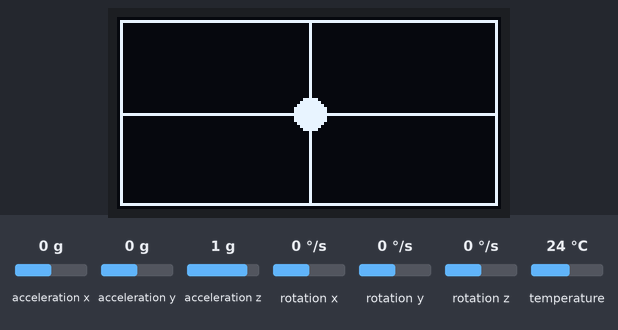
Bench run of a sketch on a simulated Arduino Uno, built with avr-gcc and run on an emulated ATmega328P. Shown: 128×64 one-colour display. The inputs (shaded band) are chosen by the test bench; at power-on: acceleration x 0 g, acceleration y 0 g, acceleration z 1 g, rotation x 0 °/s, rotation y 0 °/s, rotation z 0 °/s, temperature 24 °C.

Above: at 1.8 s.
1.9 s: acceleration x set to -1.4 g
At 3.1 s:
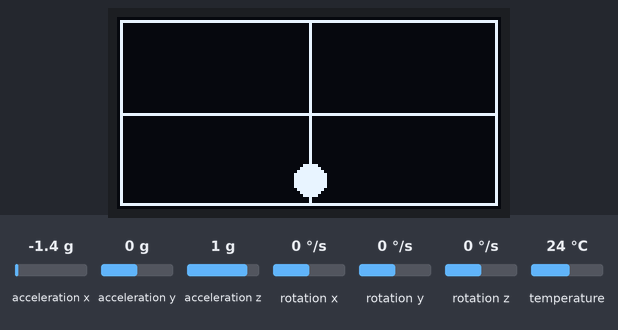
3.4 s: acceleration y set to -1.4 g
At 4.5 s:
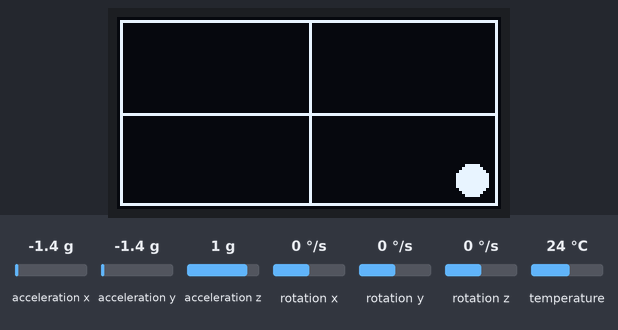
4.9 s: acceleration x set to -0.8 g
At 5.6 s:
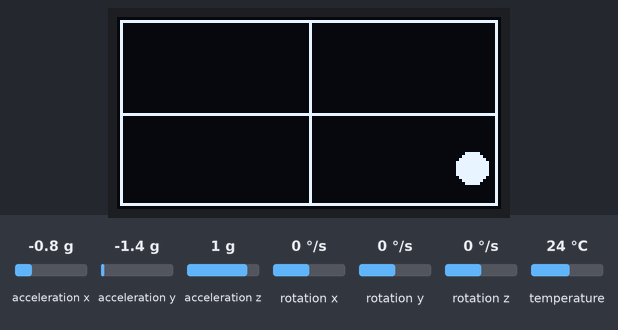
6.4 s: acceleration z set to -1.4 g
At 6.9 s:
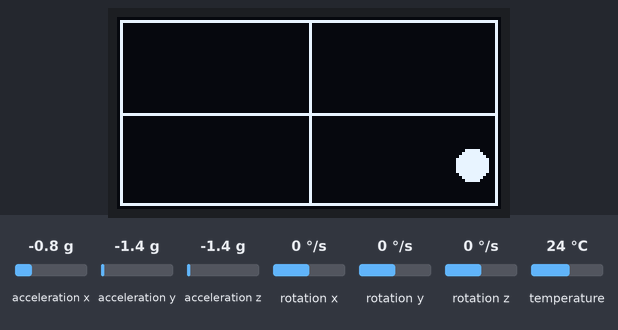
Timing chart, 0 to 8.9 s (numbered marks = the images above; inputs shaded):
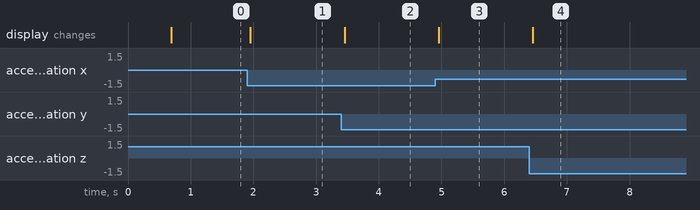

The sketch:

bubble_level.ino
```cpp
// --- Include the required libraries ---
#include <Wire.h>                 // For I2C communication (SDA/SCL)
#include <Adafruit_MPU6050.h>     // Library for the MPU6050 IMU
#include <Adafruit_Sensor.h>      // Unified sensor event definitions
#include <Adafruit_GFX.h>         // Graphics library (basic shapes/text)
#include <Adafruit_SSD1306.h>     // OLED display driver library

// --- Define display dimensions ---
#define SCREEN_WIDTH 128          // OLED display width in pixels
#define SCREEN_HEIGHT 64          // OLED display height in pixels

// --- Create a display object ---
// Parameters: width, height, I2C bus, reset pin (-1 = none)
Adafruit_SSD1306 display(SCREEN_WIDTH, SCREEN_HEIGHT, &Wire, -1);

// --- Create an IMU object ---
Adafruit_MPU6050 mpu;

void setup() {
  Serial.begin(115200);           // Start serial monitor for debugging
  Wire.begin();                   // Initialize I2C communication
  Wire.setClock(400000);          // Use fast I2C speed (400 kHz) for quicker updates

  // ---- Initialize the MPU6050 IMU ----
  if (!mpu.begin(0x68)) {         // Try to start the sensor at address 0x68
    Serial.println(F("MPU6050 not found"));
    while (1) {}                  // Halt the program if the sensor isn’t detected
  }

  // Set accelerometer range and bandwidth (optional fine-tuning)
  mpu.setAccelerometerRange(MPU6050_RANGE_4_G);  // ±4g range (sensitivity)
  mpu.setFilterBandwidth(MPU6050_BAND_21_HZ);    // Basic internal filtering to reduce noise

  // ---- Initialize the OLED display ----
  // Use the I2C address found by the scanner (usually 0x3C)
  if (!display.begin(SSD1306_SWITCHCAPVCC, 0x3C)) {  // Change to 0x3D if needed
    Serial.println(F("SSD1306 init failed"));
    while (1) {}               // Halt if display fails to initialize
  }

  // Clear any old data on the screen
  display.clearDisplay();
  display.setTextColor(SSD1306_WHITE);  // White text on black background
  display.setTextSize(1);               // Small text font
  display.setCursor(16, 26);            // Move cursor to roughly the center
  display.println(F("IMU Bubble Level"));  // Display a title
  display.display();                    // Update OLED with the title text
  delay(600);                           // Pause for 0.6 seconds so it’s readable
}

void loop() {
  // Create sensor event structures for accelerometer, gyro, and temperature
  sensors_event_t a, g, t;
  mpu.getEvent(&a, &g, &t);   // Read all 3 sensor events from the IMU

  // Extract linear acceleration values (in m/s^2) for each axis
  float ax = a.acceleration.x;
  float ay = a.acceleration.y;
  float az = a.acceleration.z;

  // --- Calculate tilt angles from acceleration only ---
  // pitch: forward/backward tilt  (rotation around Y-axis)
  float pitch_deg = atan2(-ax, sqrt(ay*ay + az*az)) * 57.2958; // convert radians → degrees
  // roll: left/right tilt (rotation around X-axis)
  float roll_deg  = atan2( ay,  az ) * 57.2958;                // convert radians → degrees

  // --- Constrain tilt angles so the bubble stays on screen ---
  int roll_c  = (roll_deg  < -30) ? -30 : (roll_deg  > 30 ? 30 : (int)roll_deg);
  int pitch_c = (pitch_deg < -30) ? -30 : (pitch_deg > 30 ? 30 : (int)pitch_deg);

  // --- Map the angles to OLED pixel coordinates ---
  // Roll controls horizontal (x) position
  int x = map(-roll_c,  -30, 30, 10, SCREEN_WIDTH  - 10);
  // Pitch controls vertical (y) position (inverted so tilt-up moves bubble up)
  int y = map(-pitch_c, -30, 30, SCREEN_HEIGHT - 10, 10);

  // --- Draw the user interface ---
  display.clearDisplay();                         // Clear the screen each frame

  // Draw a border around the screen
  display.drawRect(1, 1, SCREEN_WIDTH - 2, SCREEN_HEIGHT - 2, SSD1306_WHITE);

  // Draw crosshair lines through the center
  display.drawLine(SCREEN_WIDTH / 2, 1, SCREEN_WIDTH / 2, SCREEN_HEIGHT - 2, SSD1306_WHITE); // vertical line
  display.drawLine(1, SCREEN_HEIGHT / 2, SCREEN_WIDTH - 2, SCREEN_HEIGHT / 2, SSD1306_WHITE); // horizontal line

  // Draw the bubble (circle) at the mapped coordinates
  display.fillCircle(x, y, 5, SSD1306_WHITE);

  // Push all the drawings to the OLED
  display.display();

  // Small delay to control refresh rate (~100 frames/sec)
  delay(10);
}
```

Measured:
- after the input at 1.9 s, the display: changes after 0.05 s (image 1)
- after the input at 3.4 s, the display: changes after 0.06 s (image 2)
- after the input at 4.9 s, the display: changes after 0.06 s (image 3)
- after the input at 6.4 s, the display: changes after 0.06 s (image 4)
